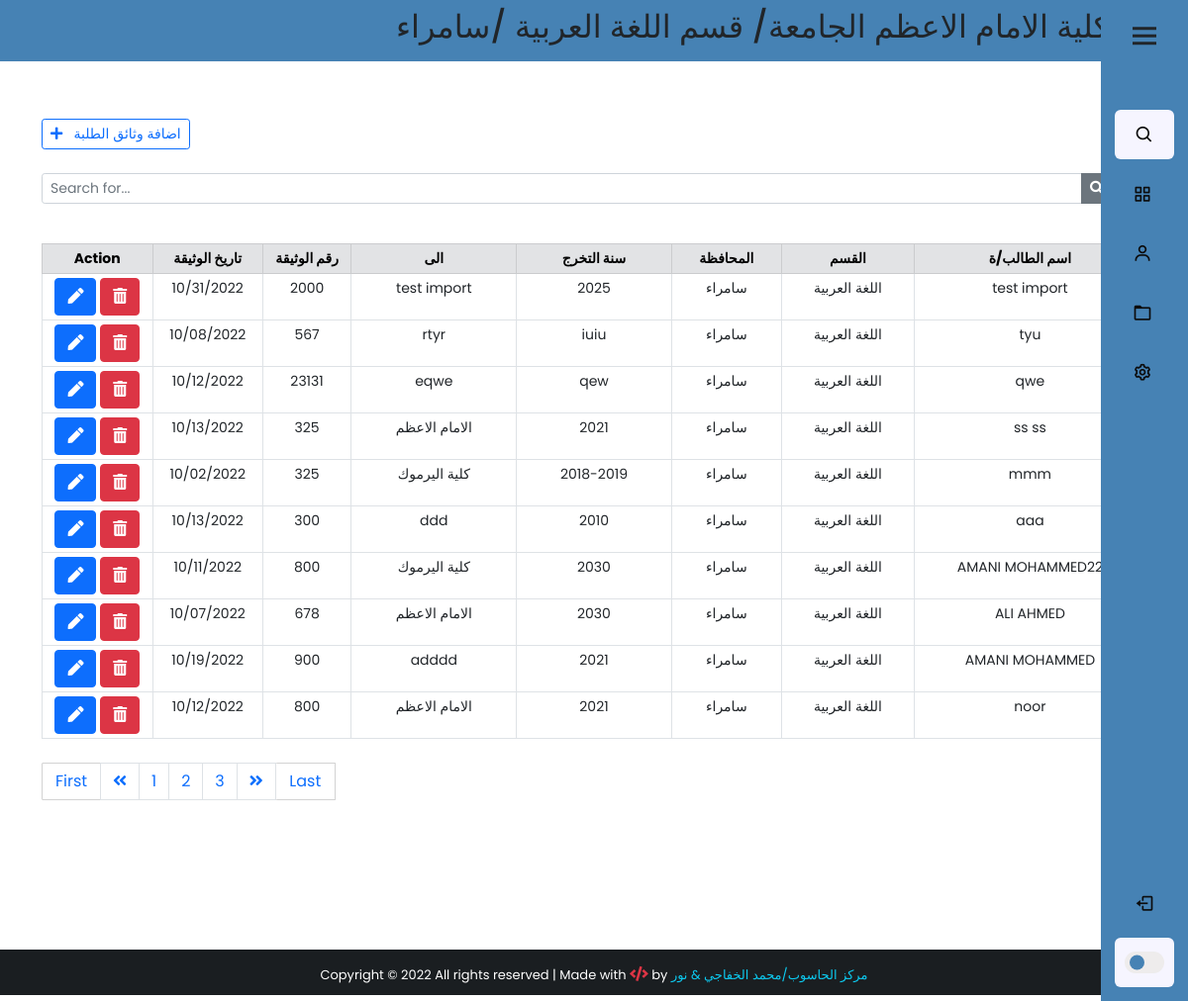
The app's page /backend/?page=2 (signed in) with its own data.
### app/models.py (models this page shows, shortened)
class UserProfile(models.Model):
    user = models.OneToOneField(User,on_delete=models.PROTECT,verbose_name="اسم المستخدم")
    Dname = models.ForeignKey(Department,on_delete=models.PROTECT,verbose_name="القسم")
    Cname = models.ForeignKey(City,on_delete=models.PROTECT,verbose_name="المحافظة")
    class Meta:
        verbose_name_plural = "بروفايل المستخدمين"

class Department(models.Model):
    Dname = models.CharField(max_length=100,verbose_name="القسم")
    def __str__(self):
        return self.Dname
    class Meta:
        verbose_name_plural = "الاقسام العلمية"

class City(models.Model):
    Cname = models.CharField(max_length=100,verbose_name="المحافظة")
    def __str__(self):
        return self.Cname
    class Meta:
        verbose_name_plural = "المحافظات"

class StudentDocument(models.Model):
    study_list = (
        ("الصباحية", "الصباحية"),
        ("المسائية", "المسائية"),
    )
    user = models.CharField(max_length=100,verbose_name="اسم المستخدم")
    name = models.CharField(max_length=100,verbose_name="اسم الطالب/ة" )
    Dname = models.CharField(max_length=100,verbose_name="القسم")
    study = models.CharField(max_length=20,verbose_name="الدراسة", choices=study_list,null=True,blank=True)
    Cname = models.CharField(max_length=100,verbose_name="المحافظة")
    graduate_year = models.CharField(max_length=100,verbose_name="سنة التخرج")
    to = models.CharField(max_length=250 , verbose_name="الجهة المصدر اليها")
    Dnumber = models.CharField(max_length=20,verbose_name="رقم الوثيقة")
    Ddate = models.DateField(verbose_name="تاريخ الوثيقة",blank=True,null=True)
    note = models.TextField(blank=True,null=True)
    check_post = models.BooleanField(blank=True,null=True,default=False)
    created_at = models.DateTimeField(auto_now_add=True)
    class Meta:
        verbose_name_plural = "جدول وثائق الطلبة"

### app/views.py (the view)
# urls.py: path('backend/', views.backend,name='backend'),
@cache_control(no_cache=True , must_revalidate=True,no_store=True)
@login_required(login_url='login')
def backend(request):
    if 'q' in request.GET:
        q = request.GET['q']
        user = request.user.userprofile
        all_student_list = StudentDocument.objects.filter(
            Q(name__icontains=q) | Q(graduate_year=q) | Q(
                to=q) | Q(Dnumber=q)
        ).order_by('-created_at')
        all_student_list=all_student_list.filter(Dname=user.Dname,Cname=user.Cname,user=user.user)
    else:
        user = request.user.userprofile
        all_student_list = StudentDocument.objects.all().filter(user=user.user,Dname=user.Dname,Cname=user.Cname).order_by('-created_at')
    paginator = Paginator(all_student_list, 10)
    page = request.GET.get('page')
    all_students = paginator.get_page(page)
    context = {
        'studentDoc': all_students,
        'user': user,
    }
    return render(request, 'backend.html', context)

### app/templates/backend.html (shortened to what this page needs)
{% extends 'base2.html' %}
{% block content %}
<div class="container" style="padding-top:10px;">
     <br><br>
     <div class="d-flex justify-content-between">
          <a href="{% url 'add_studentDoc' %}" class="btn btn-outline-primary btn-sm"> <i class="fas fa-plus"></i>&nbsp;&nbsp; اضافة وثائق الطلبة</a>
     </div>
     <form action="">
          <div class="input-group input-group-sm mb-3 mt-4">
               <input type="text" name="q" class="form-control" placeholder="Search for..." value="{{ request.GET.q }}">
               <button class="btn btn-secondary"><i class="fas fa-search"></i></button>
               <a href="{% url 'backend' %}" class="btn btn-dark" style="margin-left:2px;"></a>
          </div>
     </form>
     <center>
          <table class="table table-bordered table-sm mt-4" style="text-align: center; font-size: 14px;">
               <thead class="table-secondary">
                  <div class="row">
                    <tr>
                         <th class="col-lg-2 col-sm-1" style="width:10%;" colspan="1">Action</th>
                         <th class="col-lg-2 col-sm-1" style="width:10%;">تاريخ الوثيقة</th>
                         <th class="col-lg-2 col-sm-1" style="width:8%;">رقم الوثيقة</th>
                         <th class="col-lg-2 col-sm-1" style="width:15%;">الى</th>
                         <th class="col-lg-2 col-sm-1" style="width:14%;">سنة التخرج</th>
                         <th class="col-lg-2 col-sm-1" style="width:10%;">المحافظة</th>
                         <th class="col-lg-2 col-sm-1" style="width:12%;">القسم</th>
                         <th class="col-lg-2 col-sm-1" style="width:21%;">اسم الطالب/ة</th>
                    </tr>
                    </div>
                    </thead>
               {% for std in studentDoc %}
               <tr>
                    <td>
                         <a href="/studentDoc/{{std.id}}" class="btn btn-primary " title="Edit patient">
                              <i class="fas fa-pen"></i>
                         </a>
                         <a class="btn btn-secondary btn-danger" title="Remove state" data-bs-toggle="modal" data-bs-target="#deleteModal{{std.pk}}">
                              <i class="fas fa-trash-alt"></i>
                    </a>
               </td>
                    <td>{{std.Ddate | date:'m/d/Y' }}</td>
                    <td>{{std.Dnumber}}</td>
                    <td>{{std.to}}</td>
                    <td>{{std.graduate_year}}</td>
                    <td>{{std.Cname}}</td>
                    <td>{{std.Dname}}</td>
                    <td style="text-align:cnter;">{{std.name}}</td>
               </tr>
               {% endfor %}
                </table>
     </center>
     <nav class="mt-4" aria-label="page navigation example">
          {% if studentDoc.has_other_pages %}
          <ul class="pagination justify-content-left">
               {% if studentDoc.has_previous %}
               <a href="?page=1" class="btn btn-outline-primary mb-4" style="width:60px; border-radius:1px; border:1px solid #d3d3d3">First</a>
               <li class="page-item"> <a class="page-link" href="?page= {{studentDoc.previous_page_number}}"><i class="fas fa-angle-double-left"></i></a></li>
               {% else %}
               <li class="page-item disabled"></li>
               {% endif %}
               {% for i in studentDoc.paginator.page_range %}
               {% if patients.number == i %}
               <li class="page-item active"><span class="page-link">{{i}}<span class="sr-only"></span></span></li>
               {% else %}
               <li class="page-item"><a href="?page={{i}}" class="page-link">{{ i }}</a></li>
               {% endif %}
               {% endfor %}
               {% if studentDoc.has_next %}
               <li class="page-item"><a href="?page={{studentDoc.next_page_number}}" class="page-link"><i class="fas fa-angle-double-right"></i></a></li>
               <a href="?page={{studentDoc.paginator.num_pages}}" class="btn btn-outline-primary mb-4" style="width:60px; border-radius:1px; border:1px solid #d3d3d3; border-left: none;">Last</a>
               {% else %}
               <li class="page-item disabled"></li>
               {% endif %}
          </ul>
          {% endif %}
          </nav>
    <br> <br>
     </div>
{% endblock content %}

### app/templates/base2.html (shortened to what this page needs)
{% load static %}
<!DOCTYPE html>
<html lang="en">
<head>
    <link href="https://cdn.jsdelivr.net/npm/bootstrap@5.0.2/dist/css/bootstrap.min.css" rel="stylesheet">
    <link rel="stylesheet" href="https://use.fontawesome.com/releases/v5.15.4/css/all.css">
    <link rel="stylesheet" href="{% static 'css/style.css' %}">
</head>
<body style="overflow: scroll;">
{% include 'sidebar-dark.html' %}
 <div class="wrapper">
    <header>
        <nav class="navbar navbar-expand-id navbar-dark "style="background-color:steelblue; text-align:center;">
             <h2 class="text-dark text-outline-primary" style=" margin-left:400px;">كلية الامام الاعظم الجامعة/ قسم  {{user.Dname}}  /{{user.Cname}}</h2>
        </nav>
    </header>
    {% block content %}
    {% endblock content %}
         </div>
 {% include 'footer.html' %}
</body>
</html>

### std_collage/static/css/style.css (style rules this page uses)
html , body { height: 100%; margin: 0; max-width: 100%; overflow-y: hidden; }
.wrapper { min-height:100%; margin-bottom: -50px; }

### std_collage/static/css/sidebar-dark.css (style rules this page uses)
* { margin: 0; padding: 0; box-sizing: border-box; font-family: 'Poppins', sans-serif; }
:root { --body-color: white ; --sidebar-color:steelblue; --primary-color: cornflowerblue; --primary-color-light: #F6F5FF; --toggle-color: rgb(238, 236, 236); --text-color: #0c0c0c; --tran-03: all 0.2s ease; --tran-03: all 0.3s ease; --tran-04: all 0.3s ease; --tran-05: all 0.3s ease; }
body { min-height: 100vh; background-color: var(--body-color); transition: var(--tran-05); }

### records on screen
UserProfile: Dname "اللغة العربية", Cname "سامراء"
StudentDocument: Ddate "10/31/2022", Dnumber "2000", to "test import", graduate_year "2025", Cname "سامراء", Dname "اللغة العربية", name "test import"
StudentDocument: Ddate "10/08/2022", Dnumber "567", to "rtyr", graduate_year "iuiu", Cname "سامراء", Dname "اللغة العربية", name "tyu"
StudentDocument: Ddate "10/12/2022", Dnumber "23131", to "eqwe", graduate_year "qew", Cname "سامراء", Dname "اللغة العربية", name "qwe"
StudentDocument: Ddate "10/13/2022", Dnumber "325", to "الامام الاعظم", graduate_year "2021", Cname "سامراء", Dname "اللغة العربية", name "ss ss"
StudentDocument: Ddate "10/02/2022", Dnumber "325", to "كلية اليرموك", graduate_year "2018-2019", Cname "سامراء", Dname "اللغة العربية", name "mmm"
StudentDocument: Ddate "10/13/2022", Dnumber "300", to "ddd", graduate_year "2010", Cname "سامراء", Dname "اللغة العربية", name "aaa"
StudentDocument: Ddate "10/11/2022", Dnumber "800", to "كلية اليرموك", graduate_year "2030", Cname "سامراء", Dname "اللغة العربية", name "AMANI MOHAMMED22"
StudentDocument: Ddate "10/07/2022", Dnumber "678", to "الامام الاعظم", graduate_year "2030", Cname "سامراء", Dname "اللغة العربية", name "ALI AHMED"
StudentDocument: Ddate "10/19/2022", Dnumber "900", to "adddd", graduate_year "2021", Cname "سامراء", Dname "اللغة العربية", name "AMANI MOHAMMED"
StudentDocument: Ddate "10/12/2022", Dnumber "800", to "الامام الاعظم", graduate_year "2021", Cname "سامراء", Dname "اللغة العربية", name "noor"

### other values on screen
{{ i }} "1" "2" "3"
